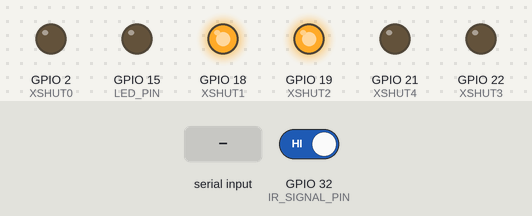
This sketch was run on a simulated ESP32. Parts: output pins drawn as LEDs (lit = HIGH). Inputs (shaded band) come from the test bench; at power-on: GPIO 32 (IR_SIGNAL_PIN) HIGH. Nothing arrives over Bluetooth unless stated; what the sketch prints to the serial monitor is not drawn.

Above: at 0.1 s.
At 1.3 s:
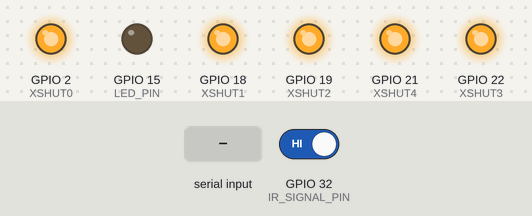
1.4 s: "light\n" received over the second serial link
At 2.2 s:
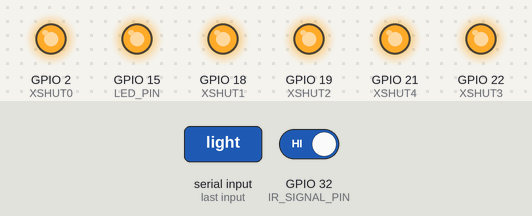
3.1 s: "u1\n" received over the second serial link
4.6 s: "i0\n" received over the second serial link
Timing chart, 0 to 7.6 s (numbered marks = the images above; inputs shaded):
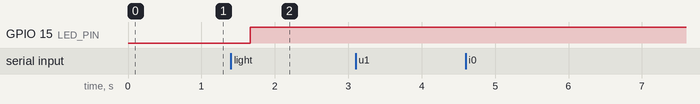

The sketch:

milestone3esp32Code_V2.ino
```cpp
#include <HardwareSerial.h>
#include <BluetoothSerial.h>
#include <Arduino.h>
#include <NewPing.h>
#include <Adafruit_VL53L0X.h>
#include <ESP32Servo.h>


// ---------------------- I2C COMMUNICATION ---------------------
Servo myservo;
#define SCL_PIN 25
#define SDA_PIN 26
// sda should be 25
// -------------------- SERIAL COMMUNICATION --------------------
BluetoothSerial SerialBT;         // Communication with Laptop
HardwareSerial mySerial(2);       // Communication with Arduino
bool MANUAL_CONTROL = false;

// ------------------------ TOF SENSOR --------------------------
Adafruit_VL53L0X lox1;
Adafruit_VL53L0X lox2;
Adafruit_VL53L0X lox3;
Adafruit_VL53L0X lox4;
Adafruit_VL53L0X lox0;

#define ADDR1 0x30
#define ADDR2 0x31
#define ADDR3 0x32
#define ADDR4 0x33

#define ADDR0 0x34

#define XSHUT1 18
#define XSHUT2 19
#define XSHUT3 22
#define XSHUT4 21

#define XSHUT0  2


// ------------------------ IR SENSOR PINS -----------------------

#define IR_SIGNAL_PIN 32

// -------------------- SENSOR DATA --------------------
float u1 = 0;
float u2 = 0;
float u3 = 0;
float u4 = 0;

float u0 = 0;

bool IRsense;

// Create sonar objects

// -------------------- LED --------------------

#define LED_PIN 15
bool led = false;

// -------------------- TASKS AND TIMERS --------------------
TaskHandle_t SerialTaskHandle;
TaskHandle_t SendSensorData;
TimerHandle_t xPrintData;
TimerHandle_t xGetIRData;
TimerHandle_t xGetTOFData;
TimerHandle_t xControlLED;

// Function prototypes
void serialTask(void *pvParameters);
void sendSensorData(void *pvParameters);
void printData(TimerHandle_t xTimer);
void getIRData(TimerHandle_t xTimer);
void getTOFData(TimerHandle_t xTimer);
void controlLED(TimerHandle_t xTimer);

void scanI2C();

// -------------------- SETUP --------------------

void setupTOFSensors()
{
  Serial.println("Initializing VL53L0X sensors...");

  pinMode(XSHUT1, OUTPUT);
  pinMode(XSHUT2, OUTPUT);
  pinMode(XSHUT3, OUTPUT);
  pinMode(XSHUT4, OUTPUT);
  pinMode(XSHUT0, OUTPUT);

  // keep all sensors in reset
  digitalWrite(XSHUT1, LOW);
  digitalWrite(XSHUT2, LOW);
  digitalWrite(XSHUT3, LOW);
  digitalWrite(XSHUT4, LOW);
  digitalWrite(XSHUT0, LOW);

  delay(10);

  Wire.begin(SDA_PIN, SCL_PIN);
  delay(10);

  // --- SENSOR 1 ---
  digitalWrite(XSHUT1, HIGH);
  delay(20);
  if (!lox1.begin()) {
    Serial.println("Sensor 1 FAILED");
  }
  else {
    lox1.setAddress(ADDR1);
    Serial.println("Sensor 1 OK");
    };
  // --- SENSOR 2 ---
  digitalWrite(XSHUT2, HIGH);
  delay(20);
  if (!lox2.begin()) {
    Serial.println("Sensor 2 FAILED");
  }
  else {
    lox1.setAddress(ADDR2);
    Serial.println("Sensor 2 OK");
    };

  // --- SENSOR 3 ---
  digitalWrite(XSHUT3, HIGH);
  delay(20);
  if (!lox3.begin()) {
    Serial.println("Sensor 3 FAILED");
  } else {
    lox3.setAddress(ADDR3);   // 0x32
    Serial.println("Sensor 3 OK");
  }

  // --- SENSOR 4 ---
  digitalWrite(XSHUT4, HIGH);
  delay(20);
  if (!lox4.begin()) {
    Serial.println("Sensor 4 FAILED");
  } else {
    lox4.setAddress(ADDR4);   // 0x33
    Serial.println("Sensor 4 OK");
  }


  // --- SENSOR 0 ---
  digitalWrite(XSHUT0, HIGH);
  delay(20);
  if (!lox0.begin()) {
    Serial.println("Sensor 0 FAILED");
  } else {
    lox0.setAddress(ADDR0);   // 0x34
    Serial.println("Sensor 0 OK");
  }
}

void setup()
{
  Serial.begin(9600);
  Serial.println("Starting ESP32...");


  mySerial.begin(9600, SERIAL_8N1, 16, 17);   // RX=16, TX=17
  SerialBT.begin("ESP32_MIE444_Group2");
  Serial.println("Bluetooth device active. Pair with 'ESP32_MIE444_Group2'");

  setupTOFSensors();


  // Create FreeRTOS task for serial communication
  xTaskCreatePinnedToCore(
    serialTask,
    "SerialTask",
    4096,
    NULL,
    1,
    &SerialTaskHandle,
    1 // Core 1 recommended for comms
  );

  // xTaskCreatePinnedToCore(
  //   sendSensorData,
  //   "SendSensorData",
  //   4096,
  //   NULL,
  //   1,
  //   &SendSensorData,
  //   1
  // );

  // Create asynchronous timer (period = 50 ms)

  xGetIRData = xTimerCreate(
    "GetIRData",
    pdMS_TO_TICKS(100),
    pdTRUE,
    (void *)0,
    getIRData
  );

  xControlLED = xTimerCreate(
    "Control LED",
    pdMS_TO_TICKS(500),
    pdTRUE,
    (void *)0,
    controlLED
  );

  xGetTOFData = xTimerCreate(
    "Get TOF Readings",
    pdMS_TO_TICKS(300),
    pdTRUE,
    (void *)0,
    getTOFData
  );

  xPrintData = xTimerCreate(
    "Print Data",
    pdMS_TO_TICKS(1000),
    pdTRUE,
    (void*)0,
    printData
  );

  pinMode(IR_SIGNAL_PIN, INPUT);
  pinMode(LED_PIN, OUTPUT);

  //xTimerStart(xPrintData, 0);
  xTimerStart(xGetIRData, 0);
  xTimerStart(xControlLED, 0);
  //xTimerStart(xGetTOFData, 0);

  scanI2C();
}

void scanI2C()
{
  Serial.println("Scanning I2C bus...");
  uint8_t count = 0;

  for (uint8_t address = 1; address < 127; address++) {
    Wire.beginTransmission(address);
    uint8_t error = Wire.endTransmission();

    if (error == 0) {
      Serial.print("  → Device found at 0x");
      Serial.println(address, HEX);
      count++;
    }
  }

  if (count == 0) {
    Serial.println("No I2C devices found.");
  } else {
    Serial.print("Total devices: ");
    Serial.println(count);
  }

  Serial.println();
}

void loop() {}

// -------------------- SERIAL RELAY TASK --------------------
void serialTask(void *pvParameters)
{
  for (;;) {

    // Forward from Bluetooth → Arduino
    if (SerialBT.available())
    {
      String cmd = SerialBT.readStringUntil('\n');
      cmd.trim(); // remove newline or spaces
      //Serial.print("BLUETOOTH COMMAND: ");
      Serial.println(cmd);
      if (cmd == "u1")
      {
        SerialBT.println(u1);
        Serial.print("u1 called");
      }
      else if (cmd == "u2")
      {
        SerialBT.println(u2);
        Serial.print("u1 called");
      }
      else if (cmd == "u3")
      {
        SerialBT.println(u3);
      }
      else if (cmd == "u4")
      {
        SerialBT.println(u4);
      }
      else if (cmd == "i0")
      {
        SerialBT.println(IRsense);
      }
      else if (cmd == "light")
      {
        led = !led;
      }
      else if (cmd == "manualData")
      {
        SerialBT.print("\t");
        SerialBT.print(u1);
        SerialBT.print("\t\t");
        SerialBT.println(u3);

        SerialBT.print(u2);
        SerialBT.print("\t\t");
        SerialBT.print(IRsense);

        SerialBT.print("\t\t");
        SerialBT.println(u4);
      }
      else if (cmd == "getData")
      {
        SerialBT.print("u1: ");
        SerialBT.print(u1);

        SerialBT.print("u2: ");
        SerialBT.print(u2);

        SerialBT.print("u3: ");
        SerialBT.print(u3);

        SerialBT.print("u4: ");
        SerialBT.print(u4);

        SerialBT.print("i0: ");
        SerialBT.print(IRsense);

        SerialBT.println();
      }
      else
      {
        Serial.println("Sending Command to Arduino");
        Serial.println("Invalid Command");
        mySerial.println(cmd);
        Serial.print("BT → Arduino: ");
        Serial.println(cmd);
      }
    }


    // Forward from Arduino → Bluetooth
     if (mySerial.available()) {
      String feedback = mySerial.readStringUntil('\n');
      //SerialBT.println(feedback);
      //  Serial.print("Arduino → ");
      //  Serial.println(feedback);
    }

    vTaskDelay(pdMS_TO_TICKS(10)); // Prevent watchdog reset
  }
}

void getIRData(TimerHandle_t xTimer){
  IRsense = digitalRead(IR_SIGNAL_PIN);
}

void getTOFData(TimerHandle_t xTimer){
  VL53L0X_RangingMeasurementData_t m1, m2, m3, m4, m0;

  lox1.rangingTest(&m1, false);
  u1 = (m1.RangeStatus == 4 ? -1 : m1.RangeMilliMeter / 10.0);

  lox2.rangingTest(&m2, false);
  u2 = (m2.RangeStatus == 4 ? -1 : m2.RangeMilliMeter / 10.0);

  lox3.rangingTest(&m3, false);
  u3 = (m3.RangeStatus == 4 ? -1 : m3.RangeMilliMeter / 10.0);

  lox4.rangingTest(&m4, false);
  u4 = (m4.RangeStatus == 4 ? -1 : m4.RangeMilliMeter / 10.0);

  lox0.rangingTest(&m0, false);
  u0 = (m0.RangeStatus == 4 ? -1 : m0.RangeMilliMeter / 10.0);
}


void controlLED(TimerHandle_t xTimer){
  if (led)
  {
    digitalWrite(LED_PIN, HIGH);
  }
  else
  {
    digitalWrite(LED_PIN, LOW);
  }
}

void printData(TimerHandle_t xTimer){
  Serial.print("\t");
  Serial.print(u1);
  Serial.print("\t\t");
  Serial.println(u3);

  Serial.print(u2);
  Serial.print("\t\t");
  Serial.print(IRsense);
  Serial.print("\t\t");
  Serial.println(u4);

  Serial.print("\t\t");
  Serial.println(u0);

  Serial.println();

  //scanI2C();
}
```

Measured:
- after the input at 1.4 s, GPIO 15 (LED_PIN): LOW → HIGH after 0.27 s
- after the input at 3.1 s, every drawn part: stays the same
- after the input at 4.6 s, every drawn part: stays the same
